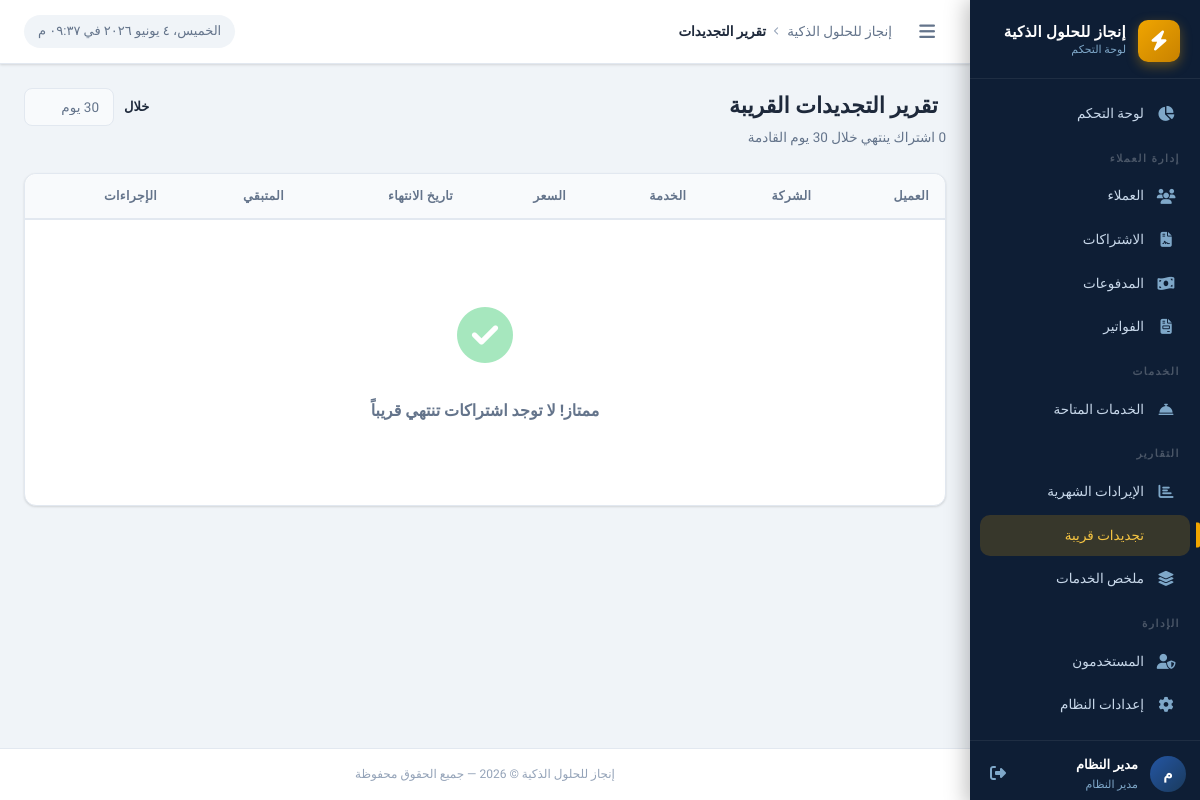
The app's page /reports/renewals.php (signed in), older data.
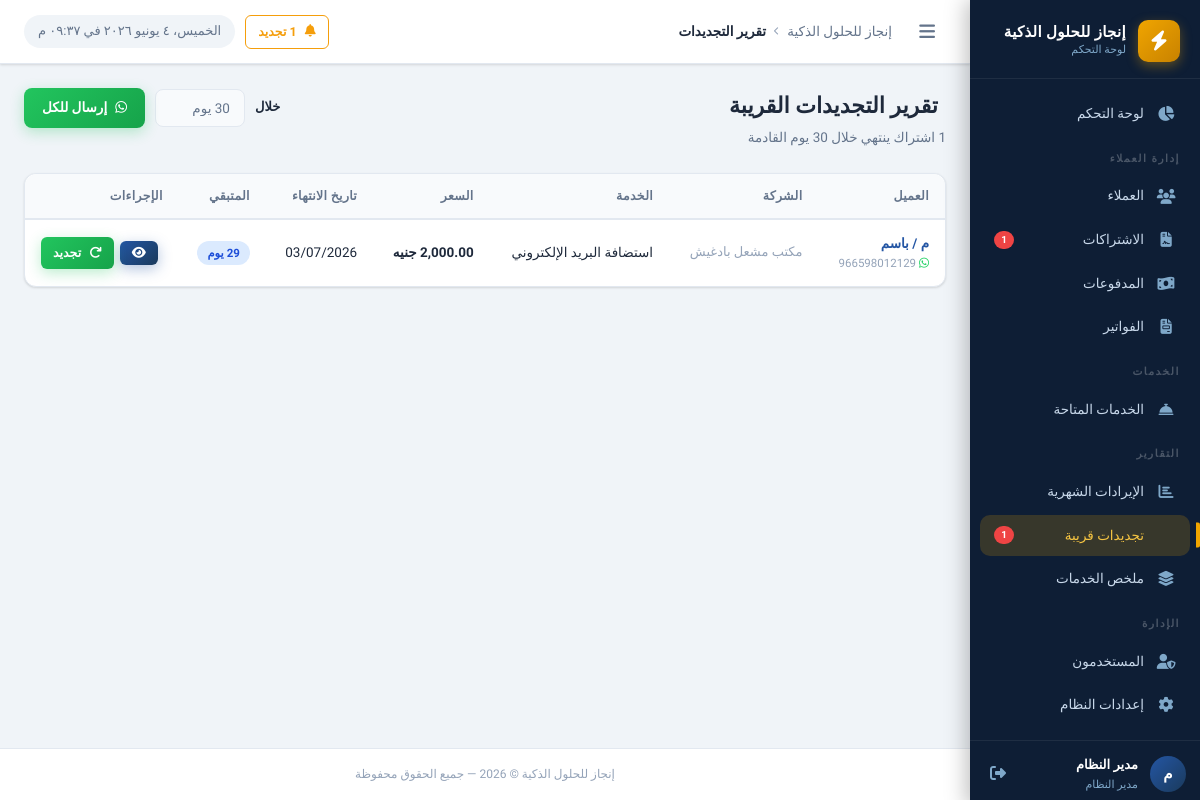
The same page, newer data.
### tables this page shows
CREATE TABLE `client_subscriptions` (
  `id` int UNSIGNED NOT NULL,
  `client_id` int UNSIGNED NOT NULL,
  `service_id` int UNSIGNED NOT NULL,
  `plan_name` varchar(200) DEFAULT NULL COMMENT 'اسم الخطة (مثل: أساسية، بريميوم)',
  `price` decimal(10,2) NOT NULL DEFAULT '0.00' COMMENT 'سعر الاشتراك الفعلي',
  `start_date` date DEFAULT NULL,
  `end_date` date DEFAULT NULL,
  `status` enum('active','expired','cancelled','pending') NOT NULL DEFAULT 'active',
  `notes` text,
  `created_by` int UNSIGNED DEFAULT NULL,
  `created_at` datetime NOT NULL DEFAULT CURRENT_TIMESTAMP,
  `updated_at` datetime NOT NULL DEFAULT CURRENT_TIMESTAMP ON UPDATE CURRENT_TIMESTAMP
);

CREATE TABLE `clients` (
  `id` int UNSIGNED NOT NULL,
  `name` varchar(200) NOT NULL COMMENT 'اسم العميل',
  `company_name` varchar(200) DEFAULT NULL COMMENT 'اسم الشركة',
  `mobile` varchar(20) NOT NULL COMMENT 'رقم الموبايل',
  `mobile_2` varchar(20) DEFAULT NULL COMMENT 'رقم موبايل إضافي',
  `activity` varchar(200) DEFAULT NULL COMMENT 'النشاط التجاري',
  `domain` varchar(255) DEFAULT NULL,
  `domain_provider` varchar(100) DEFAULT NULL,
  `username_note` varchar(200) DEFAULT NULL COMMENT 'اسم المستخدم (للإشارة)',
  `email` varchar(200) DEFAULT NULL,
  `address` text,
  `notes` text,
  `status` tinyint(1) NOT NULL DEFAULT '1' COMMENT '1=نشط, 0=موقوف',
  `created_by` int UNSIGNED DEFAULT NULL,
  `created_at` datetime NOT NULL DEFAULT CURRENT_TIMESTAMP,
  `updated_at` datetime NOT NULL DEFAULT CURRENT_TIMESTAMP ON UPDATE CURRENT_TIMESTAMP
);

CREATE TABLE `services` (
  `id` int UNSIGNED NOT NULL,
  `name` varchar(200) NOT NULL COMMENT 'اسم الخدمة',
  `description` text,
  `default_price` decimal(10,2) NOT NULL DEFAULT '0.00',
  `duration_months` int NOT NULL DEFAULT '12' COMMENT 'مدة الاشتراك الافتراضية بالأشهر',
  `status` tinyint(1) NOT NULL DEFAULT '1',
  `created_by` int UNSIGNED DEFAULT NULL,
  `created_at` datetime NOT NULL DEFAULT CURRENT_TIMESTAMP,
  `sort_order` int NOT NULL DEFAULT '0'
);

### includes/auth.php (called while the page is built, shortened)
<?php
function hasPermission(string $permission): bool {
    if (($_SESSION['user_role'] ?? '') === 'admin') return true;
    $permissions = $_SESSION['user_permissions'] ?? [];
    return in_array($permission, $permissions, true);
}

### config/app.php (called while the page is built, shortened)
<?php
require_once INCLUDES_PATH . '/functions.php';
require_once INCLUDES_PATH . '/auth.php';
function getSettings(): array {
    static $settings = null;
    if ($settings === null) {
        try {
            $db  = getDB();
            $stmt = $db->query("SELECT `key`, `value` FROM `settings`");
            $settings = [];
            while ($row = $stmt->fetch()) {
                $settings[$row['key']] = $row['value'];
            }
        } catch (Exception $e) {
            $settings = [];
        }
    }
    return $settings;
}
function getSetting(string $key, string $default = ''): string {
    $settings = getSettings();
    return $settings[$key] ?? $default;
}

### includes/functions.php (called while the page is built, shortened)
<?php
function formatMoney(float $amount, string $currency = null): string {
    if ($currency === null) {
        $currency = getSetting('currency', 'جنيه');
    }
    return number_format($amount, 2) . ' ' . $currency;
}
function formatDate(?string $date, string $format = 'd/m/Y'): string {
    return date('d/m/Y', strtotime($date));
}
function e(mixed $value): string {
    return htmlspecialchars((string)$value, ENT_QUOTES, 'UTF-8');
}

### reports/renewals.php (the view, shortened to what the changed rows need)
<?php
require_once dirname(__DIR__) . '/config/app.php';
$db = getDB();
$warningDays = (int)getSetting('renewal_warning_days','30');
$filterDays  = (int)($_GET['days'] ?? $warningDays);
$stmt = $db->prepare("
    SELECT cs.*, c.name as client_name, c.mobile, c.company_name,
           s.name as service_name,
           DATEDIFF(cs.end_date, CURDATE()) as days_left
    FROM client_subscriptions cs
    JOIN clients c ON c.id=cs.client_id
    JOIN services s ON s.id=cs.service_id
    WHERE cs.status='active'
      AND cs.end_date BETWEEN CURDATE() AND DATE_ADD(CURDATE(), INTERVAL ? DAY)
    ORDER BY cs.end_date ASC
");
$stmt->execute([$filterDays]);
$renewals = $stmt->fetchAll();
$activePage = 'reports-renewals';
$depth      = 1;
require_once INCLUDES_PATH . '/header.php';
?>
<div class="page-header">
  <div class="page-header-text">
    <h1 class="page-title"><i class="fas fa-calendar-exclamation" style="color:var(--warning);margin-left:8px;"></i>تقرير التجديدات القريبة</h1>
  </div>
  <div class="page-actions">
    <form method="GET" style="display:flex;gap:10px;align-items:center;">
      <label style="font-size:13px;font-weight:600;">خلال</label>
      <select name="days" class="form-control" style="width:auto;" onchange="this.form.submit()">
      </select>
    </form>
    <?php if (hasPermission('send_whatsapp') && !empty($renewals)): ?>
    <a href="../whatsapp/bulk.php?type=renewal&days=<?= $filterDays ?>"
       class="btn btn-success"
       data-confirm="إرسال رسائل واتساب لكل <?= count($renewals) ?> عميل؟">
      <i class="fab fa-whatsapp"></i> إرسال للكل
    </a>
    <?php endif; ?>
  </div>
</div>
<div class="card">
  <div class="table-wrapper">
    <table class="data-table">
      <thead>
        <tr><th>العميل</th><th>الشركة</th><th>الخدمة</th><th>السعر</th><th>تاريخ الانتهاء</th><th>المتبقي</th><th>الإجراءات</th></tr>
      </thead>
      <tbody>
        <?php if (empty($renewals)): ?>
        <tr><td colspan="7">
          <div class="empty-state">
            <div class="empty-icon" style="color:var(--success);"><i class="fas fa-check-circle"></i></div>
            <p class="empty-title">ممتاز! لا توجد اشتراكات تنتهي قريباً</p>
          </div>
        </td></tr>
        <?php else: ?>
        <?php foreach ($renewals as $r): ?>
        <tr>
          <td>
            <a href="../clients/view.php?id=<?= $r['client_id'] ?>" style="font-weight:700;">
              <?= e($r['client_name']) ?>
            </a>
            <div style="font-size:11.5px;color:var(--text-muted);">
              <i class="fab fa-whatsapp" style="color:#25D366;"></i> <?= e($r['mobile']) ?>
            </div>
          </td>
          <td class="text-muted"><?= e($r['company_name'] ?: '—') ?></td>
          <td><?= e($r['service_name']) ?></td>
          <td class="fw-bold"><?= formatMoney($r['price']) ?></td>
          <td><?= formatDate($r['end_date']) ?></td>
          <td>
            <?php if ($r['days_left'] <= 0): ?>
              <span class="badge badge-danger">انتهى</span>
            <?php elseif ($r['days_left'] <= 7): ?>
              <span class="badge badge-danger"><?= $r['days_left'] ?> يوم</span>
            <?php elseif ($r['days_left'] <= 14): ?>
              <span class="badge badge-warning"><?= $r['days_left'] ?> يوم</span>
            <?php else: ?>
              <span class="badge badge-info"><?= $r['days_left'] ?> يوم</span>
            <?php endif; ?>
          </td>
          <td>
            <div class="table-actions">
              <a href="../clients/view.php?id=<?= $r['client_id'] ?>" class="btn btn-sm btn-primary"><i class="fas fa-eye"></i></a>
              <a href="../subscriptions/renew.php?id=<?= $r['id'] ?>" class="btn btn-sm btn-success"><i class="fas fa-redo"></i> تجديد</a>
            </div>
          </td>
        </tr>
        <?php endforeach; ?>
        <?php endif; ?>
      </tbody>
    </table>
  </div>
</div>
<?php require_once INCLUDES_PATH . '/footer.php'; ?>

### includes/header.php (shortened to what the changed rows need)
<?php
$renewalCount = 0;
try {
    $db   = getDB();
    $days = (int)getSetting('renewal_warning_days', '30');
    $stmt = $db->prepare("
        SELECT COUNT(*) FROM client_subscriptions
        WHERE status = 'active'
          AND end_date BETWEEN CURDATE() AND DATE_ADD(CURDATE(), INTERVAL ? DAY)
    ");
    $stmt->execute([$days]);
    $renewalCount = (int)$stmt->fetchColumn();
} catch (Exception $e) {}
?>
<!DOCTYPE html>
<html lang="ar" dir="rtl">
<head>
  <link rel="stylesheet" href="https://cdnjs.cloudflare.com/ajax/libs/font-awesome/6.5.0/css/all.min.css">
  <link rel="stylesheet" href="<?= str_repeat('../', $depth ?? 0) ?>assets/css/style.css">
  <link rel="stylesheet" href="<?= str_repeat('../', $depth ?? 0) ?>assets/css/print.css" media="print">
  <link rel="stylesheet" href="https://cdn.jsdelivr.net/npm/flatpickr/dist/flatpickr.min.css">
</head>
<body>
<div class="layout">
  <aside class="sidebar" id="sidebar">
    <nav class="sidebar-nav" role="navigation" aria-label="القائمة الرئيسية">
      <?php if (hasPermission('view_clients')): ?>
      <ul>
        <?php if (hasPermission('view_subscriptions')): ?>
        <li class="nav-item">
          <a href="<?= str_repeat('../', $depth ?? 0) ?>subscriptions/index.php"
             class="nav-link <?= ($activePage ?? '') === 'subscriptions' ? 'active' : '' ?>"
             id="nav-subscriptions">
            <i class="fas fa-file-contract nav-icon"></i>
            <span>الاشتراكات</span>
            <?php if ($renewalCount > 0): ?>
            <span class="nav-badge"><?= $renewalCount ?></span>
            <?php endif; ?>
          </a>
        </li>
        <?php endif; ?>
      </ul>
      <?php endif; ?>
      <?php if (hasPermission('view_reports')): ?>
      <ul>
        <li class="nav-item">
          <a href="<?= str_repeat('../', $depth ?? 0) ?>reports/renewals.php"
             class="nav-link <?= ($activePage ?? '') === 'reports-renewals' ? 'active' : '' ?>"
             id="nav-reports-renewals">
            <span>تجديدات قريبة</span>
            <?php if ($renewalCount > 0): ?>
            <span class="nav-badge"><?= $renewalCount ?></span>
            <?php endif; ?>
          </a>
        </li>
      </ul>
      <?php endif; ?>
    </nav>
  </aside>
  <div class="main-content">
    <header class="topbar">
      <div class="topbar-actions">
        <?php if ($renewalCount > 0): ?>
        <a href="<?= str_repeat('../', $depth ?? 0) ?>reports/renewals.php"
           class="btn btn-sm btn-outline"
           style="color: var(--warning); border-color: var(--warning);">
          <i class="fas fa-bell"></i>
          <?= $renewalCount ?> تجديد
        </a>
        <?php endif; ?>
        <div class="topbar-time" id="liveClock"></div>
      </div>
    </header>
    <main class="page-content">

Row changes from the older to the newer data that the page shows:
added client_subscriptions: client.name "م / باسم", client.mobile "966598012129", client.company_name "مكتب مشعل بادغيش", service.name "استضافة البريد الإلكتروني", price "2,000.00 جنيه", end_date "03/07/2026", days_left "29"
Text that changed along with them:
$renewalCount: (not shown) → "1"
text no longer shown: "ممتاز! لا توجد اشتراكات تنتهي قريباً"
text now shown: "تجديد إرسال للكل"
